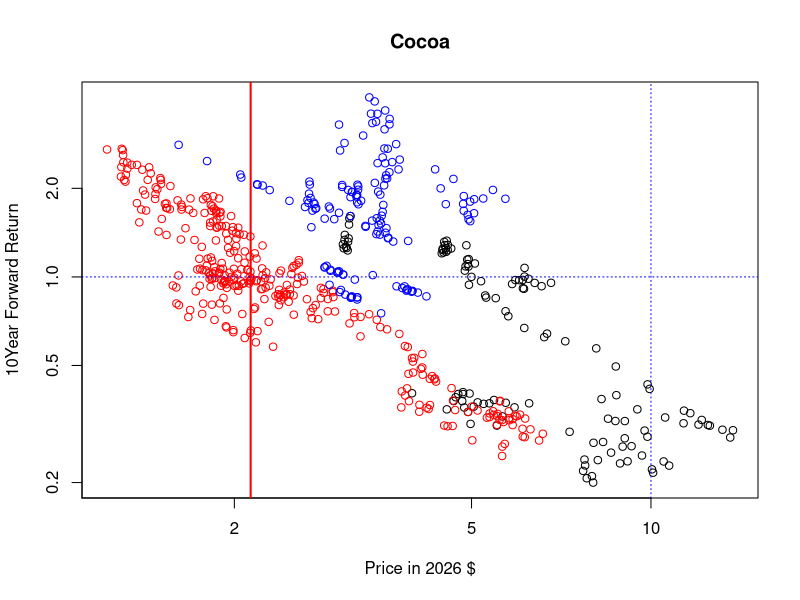

Here is the R script that generated this plot:
library(xts)
timeLag <- 120
# read in the data from the csv file
x <- read.csv('WorldBankData.csv')

# replace '..' and '0.00' with NA
x[x=='..'] <- NA
x[x=='0.00'] <- NA

# create a date vector
#dateDum <- as.Date(x[,1])
dateDum=as.Date(x[,1], '%m/%d/%Y')
# take out the date column
x <- x[ ,-1 ]

# calculate the deflator
deflator <- x$usd / x$PCEPI * tail(x$PCEPI,1) / tail(x$usd,1)
# getting the plots

i=12
    if (is.na(tail(x[,i],1))) next
    series <- as.numeric( as.character(x[,i]) ) 
    com <- series * deflator
    XTScom <- xts(com,dateDum)
    XTScom <- na.omit(XTScom)
    blue = FALSE
    if ( index(head(XTScom,1)) < '1972-01-01' ) {
        blue = TRUE
        blueLen <- length(XTScom['/1972-01-01'])
    }
    com <- as.numeric(XTScom)
    
    du1 <- com[-(1:timeLag)]
    if ( timeLag >= length(com) ) next
    du2 <- com[1:(length(com)-timeLag)]
    ret <- du1 / du2
    title <- names(x[i])
    xTitle <- 'Price in 2017 $'
    xTitle <- paste('Price in', format(Sys.Date(), '%Y'), '$')
    xAxis  <- c(min(com), max(com))
    yAxis  <- c(min(ret), max(ret))
    yTitle <- paste( timeLag/12, 'Year Forward Return', sep='' )
    g=length(ret)
    if (g>320) br = g-320 else br=5
    if (blue == TRUE) {
        plot(ret[blueLen:br]~du2[blueLen:br], pch=1, main=title, log='xy'
             , xlab=xTitle, ylab=yTitle, xlim=xAxis, ylim=yAxis)
        points(ret[br:g] ~ du2[br:g], col='red')
        points(ret[1:blueLen] ~ du2[1:blueLen], col='blue')
    }    
    if (blue == FALSE) {
        plot(ret[1:br]~du2[1:br], pch=1, main=title, log='xy'
             , xlab=xTitle, ylab=yTitle, xlim=xAxis, ylim=yAxis)
        points(ret[br:g] ~ du2[br:g], col='red')
    }    
    
    abline( v = tail(com,1) , col='red',lwd=2 )
    grid(col='blue', lwd = 1, lty = 3)
    avg <- mean(com) ; std <- sd(com)
    numSD <- format( ( tail(com,1) - avg ) / std, digits = 3 )
    ddum <- 'over'
    if (numSD < 0.0) ddum <- 'under'
    print( paste( title, 'is', numSD, 'stnd devs', ddum, 'the average   '))
    
    regY  <- log(ret)
    regX1 <- log(du2)
    regX2 <-  seq(1:length(ret))
    regX3 <- regX2 * regX2
    regX4 <- regX3 * regX2
    OLSregression1 <- lm( regY ~ regX1)
    OLSregression2 <- lm( regY ~ regX1 + regX2 + regX3 + regX4)
    regX1 <- log(2.3)
    regX2 <- tail(regX2,1)
    regX3 <- tail(regX3,1)
    regX4 <- tail(regX4,1)
    newdata1=data.frame( regX1, regX2 )
    newdata2=data.frame( regX1, regX2, regX3, regX4 )
    summary(OLSregression1)
    summary(OLSregression2)
    currForecast1 <- predict(OLSregression1,newdata = newdata1)
    currForecast1 <- format( exp(currForecast1), digits = 3)
    print(paste('Price Only Forecast =', currForecast1))
    currForecast2 <- predict(OLSregression2,newdata = newdata2)
    currForecast2 <- format( exp(currForecast2), digits = 3)
    print(paste('All Variable Forecast =', currForecast2))
